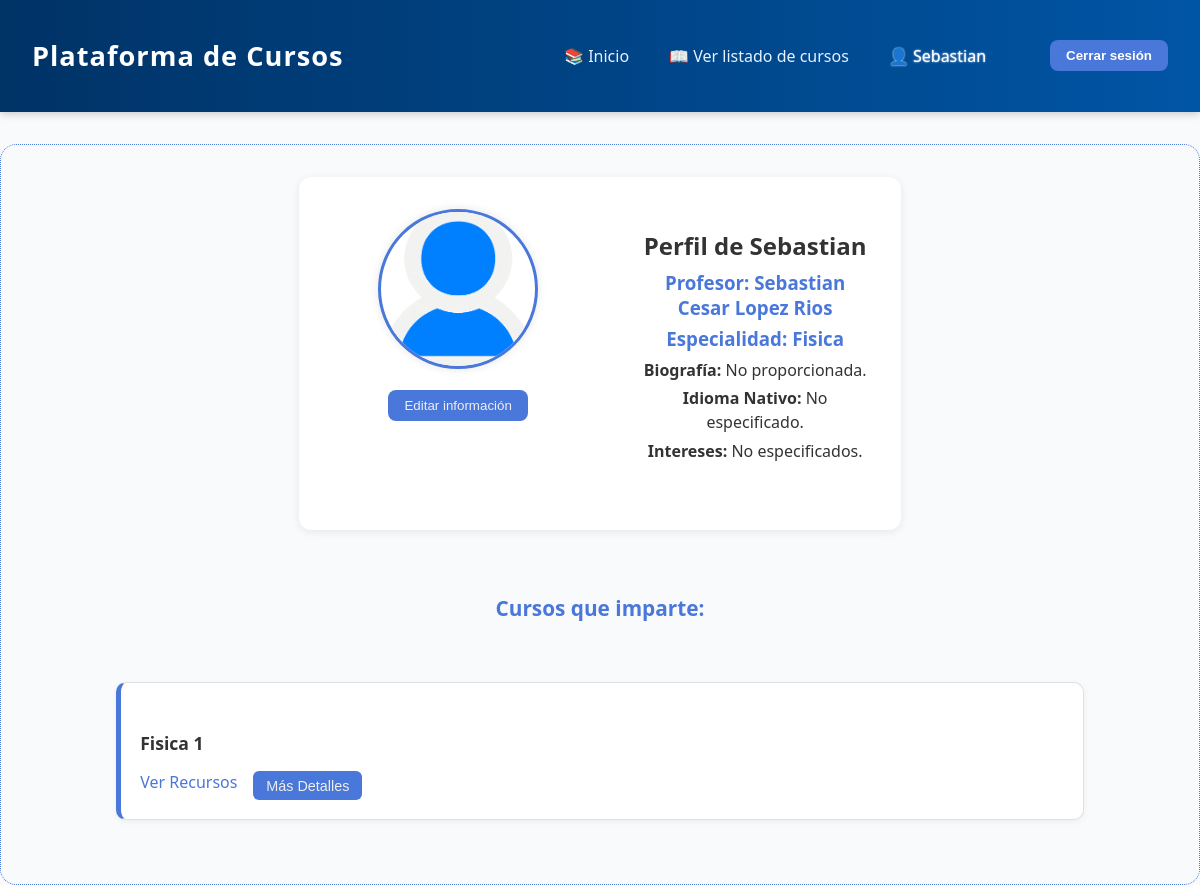
/perfil/ (signed in), run on an earlier commit of the app's database.
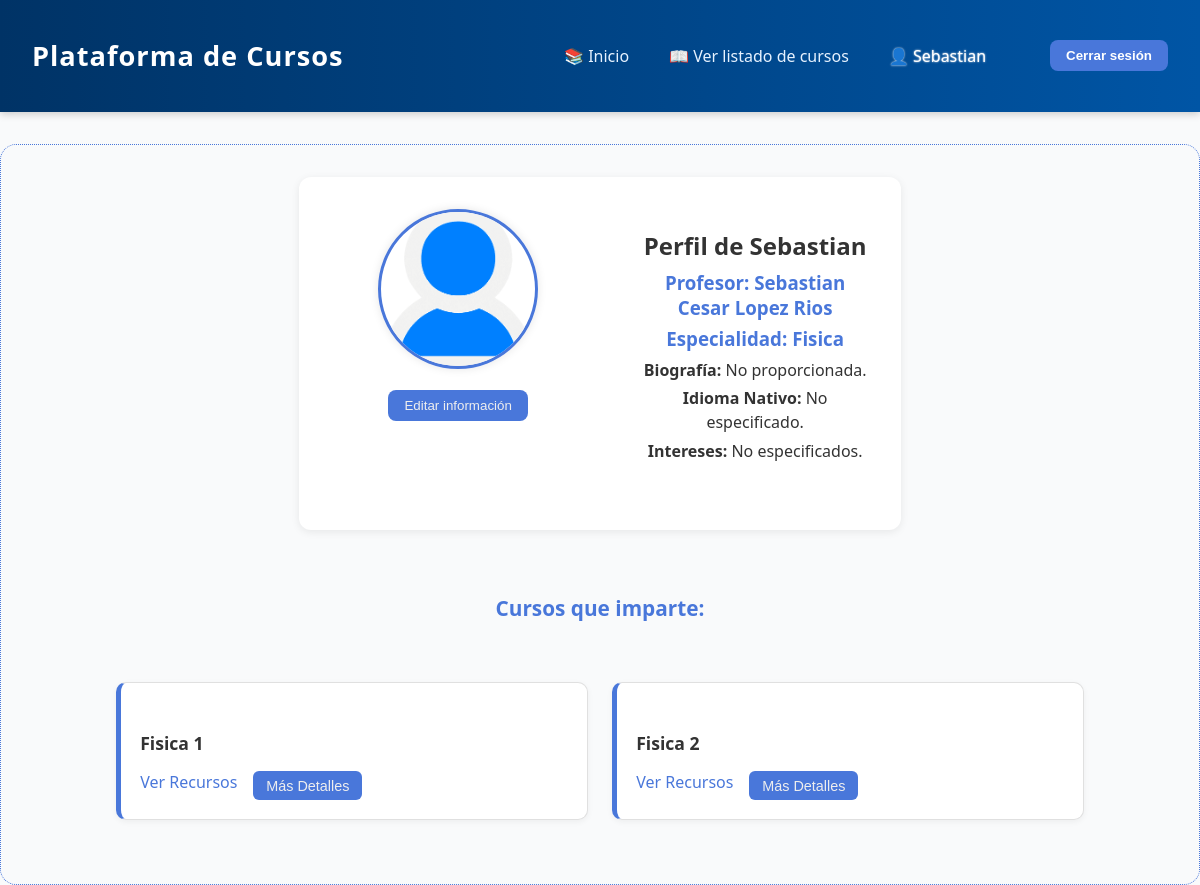
And on a later commit of the database.
### cursos/models.py (models this page shows, shortened)
class Profesor(models.Model):
    user = models.OneToOneField(User, on_delete=models.CASCADE) #Relacion de usuario para que el maestro tenga una sesion igual al estudiante
    nombre = models.CharField(max_length=100)
    email = models.EmailField(unique=True)
    especialidad = models.CharField(max_length=100)

class Perfil(models.Model):
    user = models.OneToOneField(User, on_delete=models.CASCADE)
    imagen = models.ImageField(upload_to='static/perfiles/', default='static/perfiles/perfil_defecto.jpg')
    biografia = models.TextField(blank=True, null=True)
    idioma_nativo = models.CharField(max_length=50, blank=True, null=True)
    intereses = models.TextField(blank=True, null=True)

class Curso(models.Model):
    titulo = models.CharField(max_length=200)
    descripcion = models.TextField()
    fecha_inicio = models.DateField()
    fecha_fin = models.DateField()
    profesor = models.ForeignKey(Profesor, on_delete=models.CASCADE)

### cursos/views.py (the view, shortened to what this page needs)
# urls.py: path('perfil/', views.perfil_usuario, name='perfil_usuario'),
def perfil_usuario(request):
    user = request.user
    if es_profesor(user):
        profesor = user.profesor
        cursos = Curso.objects.filter(profesor=profesor)
        perfil = Perfil.objects.filter(user=user).first()
        return render(request, 'cursos/perfil_profesor.html', {
            'es_profesor':True,
            'profesor': profesor,
            'perfil': perfil,
            'cursos': cursos
        })

### cursos/views.py (called while the page is built)
def es_profesor(user):
    return hasattr(user, 'profesor')

### cursos/templates/cursos/perfil_profesor.html (shortened to what this page needs)
{% extends 'cursos/base.html' %}
{% load static %}
{% block content %}
<div class="perfil-container">
  <div class="foto-perfil">
    <img id="preview-img" src="{% static 'perfiles/perfil_defecto.png' %}" alt="Foto de perfil">
    <div class="perfil-editar-btn">
      <a href="{% url 'editar_perfil' %}">
        <button class="btn-editar-perfil">Editar información</button>
      </a>
    </div>
  </div>
  <div class="infoPerfil">
    <h2>Perfil de {{ user.username }}</h2>
    <h3>Profesor: {{ profesor.nombre }}</h3>
    <h3>Especialidad: {{ profesor.especialidad }}</h3>
    <p><strong>Biografía:</strong> {{ perfil.biografia|default:"No proporcionada." }}</p>
    <p><strong>Idioma Nativo:</strong> {{ perfil.idioma_nativo|default:"No especificado." }}</p>
    <p><strong>Intereses:</strong> {{ perfil.intereses|default:"No especificados." }}</p>
  </div>
</div>
<h4 class="perfilCursos-titulo">Cursos que imparte:</h4>
<div class="perfilCursos">
  {% for curso in cursos %}
    <div class="curso-card">
      <div class="curso-info">
        <h5>{{ curso.titulo }}</h5>
        <div class="curso-links">
          <a href="{% url 'subir_material_extra' curso.id %}">Ver Recursos</a>
          <a href="{% url 'detalle_curso' curso.id %}">
            <button class="detalle-btn">Más Detalles</button>
          </a>
        </div>
      </div>
    </div>
  {% empty %}
    <p>No estás impartiendo ningún curso actualmente.</p>
  {% endfor %}
</div>
{% endblock %}

### cursos/templates/cursos/base.html (shortened to what this page needs)
<!DOCTYPE html>
<html lang="en">
  <head>
    {% load static %}
    <link rel="stylesheet" href="{% static 'css/estilos_generales.css' %}">
    <link rel="stylesheet" href="{% static 'css/estilos_cursos.css' %}?v=1">
    <link rel="stylesheet" href="{% static 'css/estilos_barraNavegacion.css' %}">
    <link rel="stylesheet" href="{% static 'css/estilos_login.css' %}">
    <link rel="stylesheet" href="{% static 'css/estilos_verRecurso.css' %}">
    <link rel="stylesheet" href="{% static 'css/estilos_editarInformacion.css' %}">
    <link rel="stylesheet" href="{% static 'css/estilos_panelProfesor.css' %}">
    <link rel="stylesheet" href="{% static 'css/estilos_perfil_usuario.css' %}">
    <link rel="stylesheet" href="{% static 'css/estilos_progresoEstudiante.css' %}">
    <link rel="stylesheet" href="{% static 'css/estilos_detalleCurso.css' %}">
    <link rel="stylesheet" href="{% static 'css/estilos_inscripcion.css' %}">
    <link rel="stylesheet" href="{% static 'css/estilos_perfilProfesor.css' %}">
    <link rel="stylesheet" href="{% static 'css/estilos_subirMaterialExtra.css' %}">
  </head>
  <body>
    <header class="navbar">
      <div class="navbar-container">
        <h1 class="logo">Plataforma de Cursos</h1>
        <nav class="nav-links">
          <a href=" {% if user.is_authenticated and user.profesor %}
                      {% url 'dashboard' %}
                    {% else %}
                      {% url 'lista_cursos' %}
                    {% endif %}">
                    📚 Inicio
          </a>
          {% if user.is_authenticated and user.profesor %}
            <a href="{% url 'lista_cursos' %}">📖 Ver listado de cursos</a>
          {% endif %}
          {% if user.is_authenticated %}
            <a href="{% url 'perfil_usuario' %}" class="perfil-usuario-enlace">
              <span class="welcome-text">👤 {{ user.username }}</span>
            </a>
            <form action="{% url 'logout' %}" method="post" class="logout-form">
              <button type="submit">Cerrar sesión</button>
            </form>
          {% else %}
            <a href="{% url 'login' %}">Iniciar sesión</a>
          {% endif %}
        </nav>
      </div>
    </header>
    <div class="contenido">
      {% block content %}{% endblock %}
    </div>
  </body>
</html>

### static/css/estilos_generales.css (style rules this page uses)
:root { --color-primario: #eeeeee; --color-secundario:#4977da; --color-tablas:#224bbe; --color-hoverbtn:#5cb6ee; }
* { text-decoration: none; }
*, *::before, *::after { box-sizing: border-box; }
body { font-family: 'Gill Sans', 'Gill Sans MT', Calibri, 'Trebuchet MS', sans-serif; margin: 0px; height: 100vh; width: auto; padding: 0px; background-color: var(--color-primario); overflow-x: hidden; }
button { transition: all 0.3s ease; border-radius: 8px; border: 0px; background-color: var(--color-secundario); color: var(--color-primario); }
.contenido { border: 1px dotted var(--color-secundario); margin: 0px; display: flex; flex-direction: column; justify-content: center; padding: 2rem 0.5rem; border-radius: 1rem; }
.navbar { background: linear-gradient(90deg, #003366, #0055a5); color: white; padding: 1.2rem 1rem; box-shadow: 0 2px 8px rgba(0, 0, 0, 0.2); margin-bottom: 2rem; position: sticky; top: 0; z-index: 1000; width: 100%; overflow-x: hidden; }
.navbar-container { display: flex; justify-content: space-between; align-items: center; flex-wrap: wrap; padding: 0 1rem; width: auto; flex-wrap: wrap; }
.logo { font-size: 1.7rem; font-weight: 600; letter-spacing: 1px; }
.nav-links { display: flex; align-items: center; gap: 1.5rem; }
.nav-links a { color: #e6f2ff; text-decoration: none; font-weight: 500; font-size: 1rem; padding: 0.3rem 0.5rem; border-radius: 6px; transition: background 0.3s ease; }
.welcome-text { color: #cce6ff; margin-right: 1rem; }
.logout-form { display: inline; }
.logout-form button { color: white; padding: 0.5rem 1rem; border: none; border-radius: 8px; cursor: pointer; font-weight: 600; transition: background-color 0.3s ease; }
.perfil-usuario-enlace { display: inline-block; color: white; padding: 0.5rem 1rem; border-radius: 8px; text-decoration: none; font-weight: 600; transition: background-color 0.3s ease; margin-right: 1rem; }
.perfil-usuario-enlace span { color: #ffffff; text-shadow: 0px 0px 2px rgb(255, 255, 255); }

### static/css/estilos_panelProfesor.css (style rules this page uses)
.btn-editar-perfil { display: inline-block; background-color: var(--color-secundario); color: var(--color-primario); padding: 0.5rem 1rem; border: none; border-radius: 8px; cursor: pointer; }

### static/css/estilos_perfil_usuario.css (style rules this page uses)
.perfil-container { display: flex; justify-content: center; margin-bottom: 20px; }
.foto-perfil { position: relative; width: 150px; height: 150px; right: 5px; }
.foto-perfil img { width: 100%; height: 100%; border-radius: 50%; object-fit: cover; border: 3px solid #ccc; box-shadow: 0 0 10px rgba(0,0,0,0.1); }
.infoPerfil { text-align: center; margin-bottom: 30px; margin-left: 15px; flex: 2 1 100px !important; }

### static/css/estilos_progresoEstudiante.css (style rules this page uses)
body { font-family: 'Segoe UI', Tahoma, Geneva, Verdana, sans-serif; background-color: #f9fafb; color: #333; }

### static/css/estilos_perfilProfesor.css (style rules this page uses)
.perfil-container { display: flex; flex-wrap: wrap; gap: 2rem; background-color: #ffffff; padding: 2rem; border-radius: 12px; box-shadow: 0 2px 8px rgba(0, 0, 0, 0.08); max-width: 1000px; margin: auto; margin-bottom: 2rem; }
.foto-perfil { flex: 1 1 200px; text-align: center; }
.foto-perfil img { width: 160px; height: 160px; object-fit: cover; border-radius: 50%; border: 3px solid var(--color-secundario); margin-bottom: 1rem; }
.infoPerfil { flex: 2 1 100px !important; }
.infoPerfil h2 { margin-bottom: 0.5rem; }
.infoPerfil h3 { margin: 0.4rem 0; color: var(--color-secundario); }
.infoPerfil p { margin: 0.3rem 0; line-height: 1.5; }
.perfilCursos-titulo { text-align: center; font-size: 1.3rem; margin-top: 2rem; color: var(--color-secundario); }
.perfilCursos { display: grid; grid-template-columns: repeat(auto-fit, minmax(280px, 1fr)); gap: 1.5rem; margin: 2rem auto; max-width: 1000px; padding: 0 1rem; width: 100%; }
.curso-card { background-color: #fff; border: 1px solid #e0e0e0; border-left: 5px solid var(--color-secundario); border-radius: 10px; padding: 1.2rem; box-shadow: 0 2px 6px rgba(0, 0, 0, 0.05); transition: transform 0.2s ease, box-shadow 0.3s ease; }
.curso-info h5 { font-size: 1.1rem; margin-bottom: 1rem; color: #333; }
.curso-links { display: flex; gap: 1rem; flex-wrap: wrap; }
.curso-links a { text-decoration: none; font-weight: 500; color: var(--color-secundario); }
.detalle-btn { background-color: var(--color-secundario); color: var(--color-primario); border: none; border-radius: 6px; padding: 0.4rem 0.8rem; font-size: 0.9rem; cursor: pointer; transition: background-color 0.3s ease; }

What changed in the data, as far as the page shows it:
added Curso: titulo "Fisica 2"
